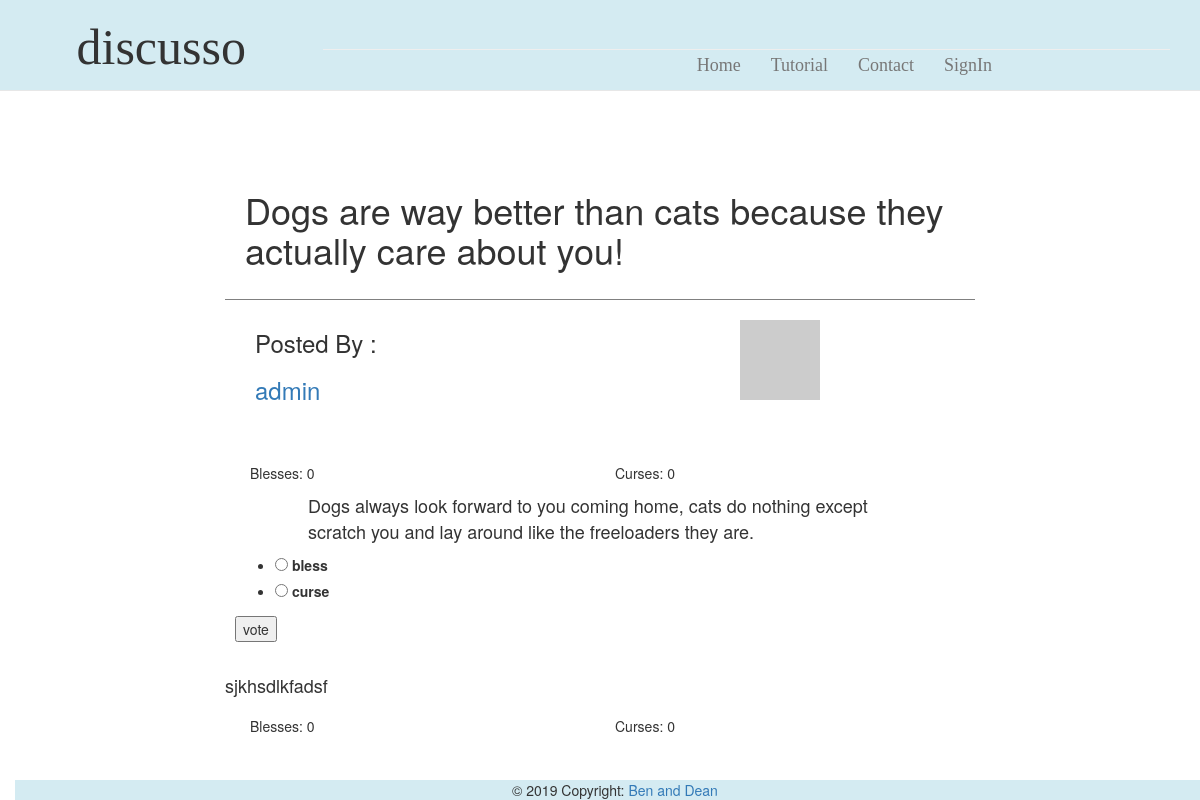
Screenshot of /topicpage/1 with the database file from the repository.
### app/models.py (models this page shows, shortened)
class Post(db.Model):
    id = db.Column(db.Integer, primary_key=True)
    title = db.Column(db.String(64))
    desc = db.Column(db.String(248))
    blesses = db.Column(db.Integer, default=0)
    curses = db.Column(db.Integer, default=0)
    timestamp = db.Column(db.DateTime, index=True, default=datetime.utcnow)
    user_id = db.Column(db.Integer, db.ForeignKey('user.id'))
    p_replies = db.relationship('Reply', backref='ogPost', lazy='dynamic')

class User(UserMixin, db.Model):
    id = db.Column(db.Integer, primary_key=True)
    username = db.Column(db.String(64), index=True, unique=True)
    bio = db.Column(db.String(248))
    passwd_hash = db.Column(db.String(128))
    email = db.Column(db.String(120), index=True, unique=True)
    admin = db.Column(db.Boolean)
    def avatar(self, size):
        digest = md5(self.email.lower().encode('utf-8')).hexdigest()
        return 'https://www.gravatar.com/avatar/{}?d=identicon&s={}'.format(
            digest, size)
    posts = db.relationship('Post', backref='author', lazy='dynamic')
    replies = db.relationship('Reply', backref='author', lazy='dynamic')

class Reply(db.Model):
    id = db.Column(db.Integer, primary_key=True)
    post_id = db.Column(db.Integer, db.ForeignKey('post.id'))
    text = db.Column(db.String(248))
    blesses = db.Column(db.Integer, default=0)
    curses = db.Column(db.Integer, default=0)
    timestamp = db.Column(db.DateTime, index=True, default=datetime.utcnow)
    stance = db.Column(db.Boolean)
    user_id = db.Column(db.Integer, db.ForeignKey('user.id'))

### app/routes.py (the view, shortened to what this page needs)
@app.route('/topicpage/<postid>', methods=['GET', 'POST'])
def topic(postid):
    allUsers = User.query.all()
    myPost = Post.query.get(postid)
    rForm = ReplyForm()
    bcForm = BlessCurseForm()
    myReply = Post.query.get(postid).p_replies.all()
    return render_template('topicpage.html', title='Topic', post=myPost,
                               replies=myReply, form=rForm, bcForm=bcForm, user=allUsers)

### app/forms.py
class ReplyForm(FlaskForm):
    text = StringField('reply', validators=[DataRequired()])
    stance = RadioField('stance', choices=[
                        ('True', 'for'), ('False', 'against')])
    rSubmit = SubmitField('Post It')

class BlessCurseForm(FlaskForm):
    choice = RadioField('your vote', choices=[('bless','bless'),('curse','curse')])
    bcSubmit = SubmitField('vote')

### app/templates/topicpage.html (shortened to what this page needs)
{% extends "topbar.html" %}
{% block content %}
<div class="container-fluid">
	<div class="leftSide col-lg-2">
	</div>
	<div class="topicPage mainArea col-lg-8">
		<div id="question">
			<div class="special">
				<h1> {{post.title}} </h1>
			</div>
			{% for u in user %}
			{% if u.id == post.user_id %}
			<div class="poststuff container-fluid">
				<div class="col-lg-6">
					<h3> Posted By :</h3>
					<h3><a href="{{ url_for('profile',userid = '') }}{{u.id}}">{{u.username}}</a></li>
					</h3>
				</div>
				<div class="col-lg-6">
					<div class="imgBox">
						<img src="{{ u.avatar(128) }}">
					</div>
				</div>
			</div>
			{%endif%}
			{%endfor%}
			<div class="innerTopic container-fluid">
				<div class="col-lg-6">
					<p>Blesses: {{post.blesses}} </p>
				</div>
				<div class="col-lg-6">
					<p>Curses: {{post.curses}} </p>
				</div>
				<div class="blurb">
					<br>
					<p>{{post.desc}}</p>
				</div>
				<form action="" method="post">
					<p>
						{{ bcForm.choice() }}
					</p>
					<p>
						{{ bcForm.bcSubmit() }}
					</p>
				</form>
			</div>
		</div>
		{% for reply in replies %}
		<div class="comment">
			<div class="header">
				<h4> {{reply.text}} </h4>
			</div>
			<div class="innerTopic container-fluid">
				<div class="col-lg-6">
					<p>Blesses: {{reply.blesses}} </p>
				</div>
				<div class="col-lg-6">
					<p>Curses: {{reply.curses}} </p>
				</div>
			</div>
			{% endfor %}
		</div>
		<div class="rightSide col-lg-2">
		</div>
	</div>
	{% endblock %}

### app/static/stylesheet.css (style rules this page uses)
@media (min-width: 900px) { body { padding-top: 150px; } }
.innerTopic { padding: 10px; }
.special { padding: 20px; border-bottom: 1px solid grey; margin-bottom: 10px; }
.blurb p { font-size: large; padding-left: 10%; padding-right: 10%; }
.imgBox { padding: 10px; text-align: center; }
.poststuff { padding-bottom: 40px; }

### rows the page displays
Post: title "Dogs are way better than cats because they actually care about you!", blesses "0", curses "0", desc "Dogs always look forward to you coming home, cats do nothing except scratch you and lay around like the freeloaders they are."
User: username "admin"
Reply: text "sjkhsdlkfadsf", blesses "0", curses "0"
